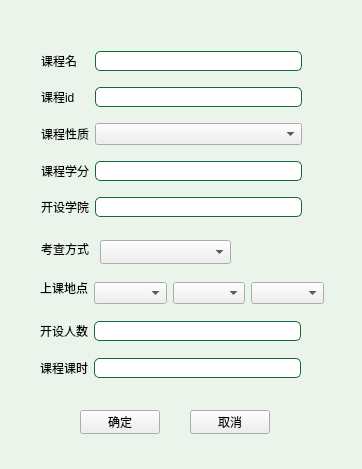
<?xml version="1.0" encoding="UTF-8"?>
<ui version="4.0">
 <class>ApplyDialog</class>
 <widget class="QWidget" name="ApplyDialog">
  <property name="geometry">
   <rect>
    <x>0</x>
    <y>0</y>
    <width>362</width>
    <height>469</height>
   </rect>
  </property>
  <property name="minimumSize">
   <size>
    <width>362</width>
    <height>469</height>
   </size>
  </property>
  <property name="maximumSize">
   <size>
    <width>362</width>
    <height>469</height>
   </size>
  </property>
  <property name="windowTitle">
   <string>申请加课</string>
  </property>
  <property name="styleSheet">
   <string notr="true">QLineEdit {
    border-width: 1px;
    padding: 1px;
    border-style: solid;
	border-color: rgb(22, 102, 57);
    border-radius: 5px;
}

/* As mentioned above, eliminate the padding and increase the border. */
QLineEdit:focus:focus {
    border-width: 3px;
    padding: 0px;
}
#ApplyDialog{
background-color: rgb(235, 244, 234);
}</string>
  </property>
  <widget class="QPushButton" name="pushButton">
   <property name="geometry">
    <rect>
     <x>80</x>
     <y>410</y>
     <width>80</width>
     <height>24</height>
    </rect>
   </property>
   <property name="text">
    <string>确定</string>
   </property>
  </widget>
  <widget class="QPushButton" name="pushButton_2">
   <property name="geometry">
    <rect>
     <x>190</x>
     <y>410</y>
     <width>80</width>
     <height>24</height>
    </rect>
   </property>
   <property name="text">
    <string>取消</string>
   </property>
  </widget>
  <widget class="QLabel" name="label_2">
   <property name="geometry">
    <rect>
     <x>41</x>
     <y>241</y>
     <width>48</width>
     <height>16</height>
    </rect>
   </property>
   <property name="text">
    <string>考查方式</string>
   </property>
  </widget>
  <widget class="QComboBox" name="kcfscomboBox">
   <property name="geometry">
    <rect>
     <x>100</x>
     <y>240</y>
     <width>131</width>
     <height>24</height>
    </rect>
   </property>
  </widget>
  <widget class="QLabel" name="addresslabel">
   <property name="geometry">
    <rect>
     <x>40</x>
     <y>280</y>
     <width>48</width>
     <height>16</height>
    </rect>
   </property>
   <property name="text">
    <string>上课地点</string>
   </property>
  </widget>
  <widget class="QWidget" name="layoutWidget">
   <property name="geometry">
    <rect>
     <x>40</x>
     <y>310</y>
     <width>261</width>
     <height>81</height>
    </rect>
   </property>
   <layout class="QGridLayout" name="gridLayout">
    <item row="0" column="0">
     <widget class="QLabel" name="capacitylabel">
      <property name="text">
       <string>开设人数</string>
      </property>
     </widget>
    </item>
    <item row="0" column="1">
     <widget class="QLineEdit" name="capacitylineEdit"/>
    </item>
    <item row="1" column="0">
     <widget class="QLabel" name="label">
      <property name="text">
       <string>课程课时</string>
      </property>
     </widget>
    </item>
    <item row="1" column="1">
     <widget class="QLineEdit" name="timelineEdit"/>
    </item>
   </layout>
  </widget>
  <widget class="QWidget" name="layoutWidget">
   <property name="geometry">
    <rect>
     <x>41</x>
     <y>41</y>
     <width>261</width>
     <height>191</height>
    </rect>
   </property>
   <layout class="QGridLayout" name="gridLayout_2">
    <item row="4" column="0">
     <widget class="QLabel" name="deplabel">
      <property name="text">
       <string>开设学院</string>
      </property>
     </widget>
    </item>
    <item row="0" column="0">
     <widget class="QLabel" name="namelabel">
      <property name="text">
       <string>课程名</string>
      </property>
     </widget>
    </item>
    <item row="0" column="1">
     <widget class="QLineEdit" name="namelineEdit"/>
    </item>
    <item row="1" column="0">
     <widget class="QLabel" name="label_3">
      <property name="text">
       <string>课程id</string>
      </property>
     </widget>
    </item>
    <item row="2" column="0">
     <widget class="QLabel" name="typelabel">
      <property name="text">
       <string>课程性质</string>
      </property>
     </widget>
    </item>
    <item row="2" column="1">
     <widget class="QComboBox" name="classifycomboBox"/>
    </item>
    <item row="3" column="0">
     <widget class="QLabel" name="cscorelabel">
      <property name="text">
       <string>课程学分</string>
      </property>
     </widget>
    </item>
    <item row="3" column="1">
     <widget class="QLineEdit" name="scorelineEdit"/>
    </item>
    <item row="4" column="1">
     <widget class="QLineEdit" name="deplineEdit"/>
    </item>
    <item row="1" column="1">
     <widget class="QLineEdit" name="idlineEdit"/>
    </item>
   </layout>
  </widget>
  <widget class="QWidget" name="layoutWidget">
   <property name="geometry">
    <rect>
     <x>94</x>
     <y>280</y>
     <width>230</width>
     <height>26</height>
    </rect>
   </property>
   <layout class="QHBoxLayout" name="horizontalLayout">
    <item>
     <widget class="QComboBox" name="comboBox1"/>
    </item>
    <item>
     <widget class="QComboBox" name="comboBox2"/>
    </item>
    <item>
     <widget class="QComboBox" name="comboBox3"/>
    </item>
   </layout>
  </widget>
 </widget>
 <resources/>
 <connections/>
</ui>
